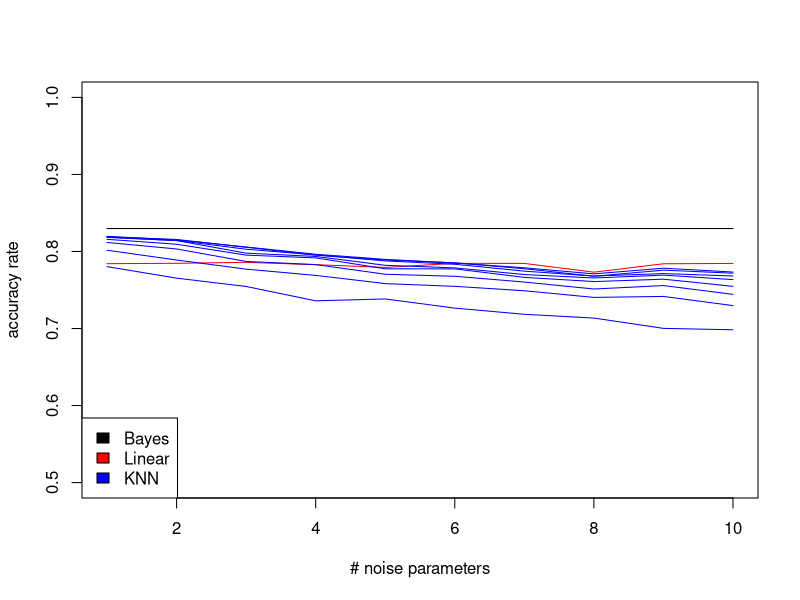
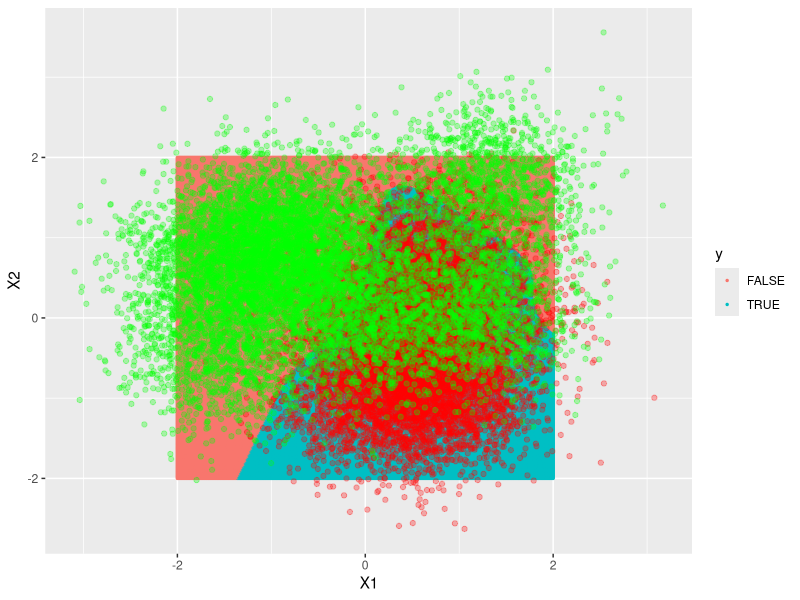
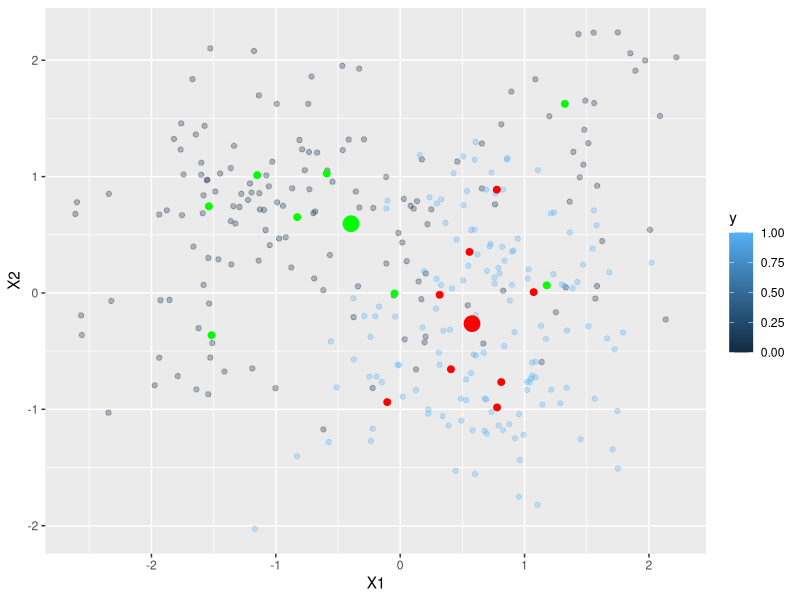
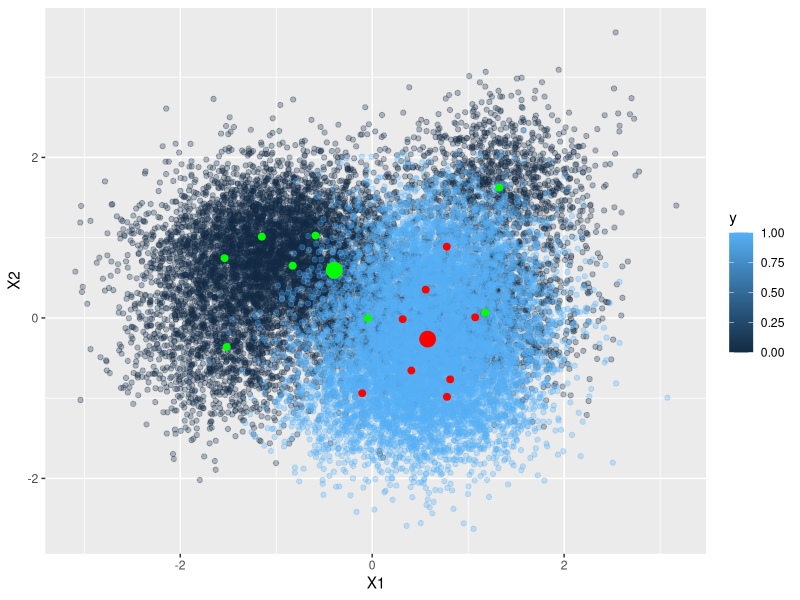

These figures' R source, in order:
suppressMessages(library(dplyr))
suppressMessages(library(ggplot2))
suppressMessages(library(mvtnorm))
suppressMessages(library(class))
suppressMessages(library(rlist))

PI = .5
K = 8
W = rep(1/8, K)
SIGMA = .5 * diag(2)

N_TRAIN = 300
N_TEST = 20000

# Part A ------------------------------------------------------------------

# generate mu
# get with key j + 1; then get row k by slicing
set.seed(11)
MU = list(
  rmvnorm(8, c(0, 1), diag(2)),
  rmvnorm(8, c(1, 0), diag(2))
)


# PART B ------------------------------------------------------------------
generate_mixed_normals <- function(n, centroids=MU, omega=W, sigma2=SIGMA^2, pi=PI, seed=25){
  #' Generates the density in 1a, pursuant to problem instructions
  #' @param n: int, size of generated dataset
  #' @param centroids: list[matrix[K, 2], matrix[K, 2]]. A list of the centroids
  #' @param omega: numeric[K] mixing weights
  #' @param sigma2: matrix[2, 2], var-cov matrix for MVN
  #' @param pi: numeric, class priors
  #' @param seed: integer, seed for reproducability
  #' @return : list[matrix[n, 2], numeric[n]], a list of x, y values
  
  set.seed(seed)
  pos_class = rbinom(n, 1, pi)
  
  # sample from omega, THEN sample from MVN
  # generate from positive class
  set.seed(220)
  pos_x = lapply(sample(1:length(omega), sum(pos_class), prob=omega, replace=T), 
                 function(k) rmvnorm(1, centroids[[2]][k, ], sigma2)) %>%
    do.call("rbind", .)
  # generate from negative class
  neg_x = lapply(sample(1:length(omega), length(pos_class) - sum(pos_class), prob=omega, replace=T), 
                 function(k) rmvnorm(1, centroids[[1]][k, ], sigma2)) %>%
    do.call("rbind", .)
  
  list(
    x=rbind(neg_x, pos_x), 
    y=c(rep(0, nrow(neg_x)), rep(1, nrow(pos_x)))
  )
}

get_mixed_class_density <- function(x, mu, sigma=SIGMA^2, omega=W){
  #' Gets the mixture/mixed density for a single class, i.e. j=0 OR j=1
  #' @param x: matrix[n, 2], a matrix of x-values to take the density of
  #' @param sigma: matrix[2, 2], variance-covariance matrix of distribution
  #' @param omega: numeric[K], mixing weights
  #' @return : numeric[n], conditional mixed densities for the class
  
  lapply(1:nrow(mu), 
                   function(k) dmvnorm(x, 
                                       mu[k, ], 
                                       sigma) * omega[k]
  ) %>%
    base::Reduce("+", .)
}

# PART D ------------------------------------------------------------------
compute_bayes_classifier <- function(x, centroids, sigma=SIGMA^2, omega=W, pi=PI, decision_boundary=.5, response){
  #' Computes the bayes classifier at a particular x
  #' @param x: matrix[n, 2], a matrix of x-values to evaluate
  #' @param centroids: list[matrix[K, 2], matrix[K, 2]]. A list of the centroids
  #' @param omega: numeric[K] mixing weights
  #' @param sigma: matrix[2, 2], var-cov matrix for MVN
  #' @param pi: numeric, class priors
  #' @param decision_boundary: numeric, cutoff for 1/0 classification
  #' @return : numeric[nrow(x)], the Bayes classifications of each entry in x

  dens_pos = get_mixed_class_density(x, mu=centroids[[2]], sigma, omega)
  dens_neg = get_mixed_class_density(x, mu=centroids[[1]], sigma, omega)
  
  # doing it in full in case pi ever changes
  if (response == 'prob'){
    return(
      (dens_pos*pi)/(dens_pos*pi + dens_neg*(1-pi))
      )
  }else{
    return(
      (dens_pos*pi)/(dens_pos*pi + dens_neg*(1-pi)) >= decision_boundary
    )
  }
}

# PART E ------------------------------------------------------------------
# linear classifier
fit_linear_classifier <- function(x, y){
  #' Fits the linear classifier
  #' @param x: matrix[n, 2], a matrix of features
  #' @param y: numeric[n], a vector of binary y-values
  #' @return : stats::lm(), a linear model
  # R really wants it to be a df I guess
  df = data.frame(x)
  df$y = y
  lm(y ~ ., df)
}

# linear model prediction
predict_linear_classifier <- function(mod, x, decision_boundary=.5){
  #' Predicts for a fitted linear classifier
  #' @param mod: stats::lm(), a fitted linear model
  #' @param x: matrix[n, 2], a matrix of x-values to predict
  #' @param decision_boundary: numeric, the 1/0 decision cutoff
  #' @return : numeric, predicted y classes

  yhat = predict(mod, newdata=data.frame(x))
  as.numeric(yhat >= decision_boundary)
}

# evaluation function
train_test_model_suite <- function(the_data, 
                                   kvec=seq(1, 15, 2), 
                                   params=list(
                                     centroids=MU,
                                     omega=W,
                                     pi=PI,
                                     sigma=SIGMA^2
                                   )){
  # Bayes classifier
  bayes_test_class = compute_bayes_classifier(the_data$xtest[, c(1,2)], centroids=params$centroids, sigma=params$sigma, omega=params$omega, pi=params$pi,
                                              response='class')
  bayes_test_acc = mean(bayes_test_class == the_data$ytest)
  
  # Linear classifier
  clf_linear = fit_linear_classifier(the_data$xtrain, the_data$ytrain)
  yhat_linear = predict_linear_classifier(clf_linear, the_data$xtest)
  linear_test_acc = mean(yhat_linear == the_data$ytest)
  
  acc_list = c(bayes_test_acc, linear_test_acc)
  
  # KNN classifiers
  for (k in kvec) {
    yhat_KNN = knn(train=the_data$xtrain, test=the_data$xtest, cl=as.factor(the_data$ytrain), k=k, l=0, prob=FALSE, use.all=TRUE)
    KNN_test_acc = mean(yhat_KNN == the_data$ytest)
    acc_list = c(acc_list, KNN_test_acc)
  }
  
  return(acc_list)
}

# PART F ------------------------------------------------------------------
# noisy wrapper around test suite
noisy_evaluation <- function(kvec, the_data, noise, sigma.noise) {
  # Add noise columns
  xtrain.noise <- replicate(noise, rnorm(nrow(the_data$xtrain), mean=0, sd=sigma.noise))
  xtest.noise <- replicate(noise, rnorm(nrow(the_data$xtest), mean=0, sd=sigma.noise))
  the_data$xtrain <- cbind(the_data$xtrain, xtrain.noise)
  the_data$xtest <- cbind(the_data$xtest, xtest.noise)
  train_test_model_suite(the_data, kvec)
}

# main portion ------------------------------------------------------------

# PART C ------------------------------------------------------------------
trainset = generate_mixed_normals(n=N_TRAIN)
xtrain = trainset$x; ytrain = trainset$y
testset = generate_mixed_normals(n=N_TEST)
xtest = testset$x; ytest = testset$y

the_data = list(
  xtrain=xtrain,
  ytrain=ytrain,
  xtest=xtest,
  ytest=ytest
)

mm = data.frame(the_data$xtest)
mm$yhat = compute_bayes_classifier(mm, centroids=MU, sigma=SIGMA^2, omega=W, pi=PI, response='class')
mm$y = the_data$ytest

# PART E ------------------------------------------------------------------
kvec = seq(1, 15, 2)
train_test_model_suite(the_data, kvec)

# PART F ------------------------------------------------------------------
# adding noise parameters
sigma.noise = 1
noise.cols = 1:10

noisy.result <- sapply(noise.cols, function(n_cols) {
  return(noisy_evaluation(kvec, the_data, n_cols, sigma.noise))
})

# Plot the effects of adding the noise parameters on the accuracy
res <- matrix(noisy.result, nrow=10)
plot(t(res)[,1], type="l", xlab="# noise parameters", ylab="accuracy rate", ylim=c(0.5, 1.0))
lines(t(res)[,2], col="red")
for (i in 3:10) {
  lines(t(res)[,i], col="blue")
}
legend("bottomleft", 
       legend=c("Bayes", "Linear", "KNN"), 
       fill=c("black", "red", "blue"))

# Some basic plots/visualization ------------------------------------------

x_grid = expand.grid(seq(-2, 2, .01), seq(-2, 2, .01))
bayes_x_grid = compute_bayes_classifier(x_grid, centroids=MU, sigma=SIGMA^2, omega=W, pi=PI, response='class')
x_grid = data.frame(x_grid) %>%
  `colnames<-`(c("X1", "X2"))
x_grid$y = bayes_x_grid

ggplot(x_grid, aes(x=X1, y=X2, color=y), alpha=.01) + 
  geom_point(size=.5) +
  geom_point(data = data.frame(cbind(the_data$xtest, the_data$ytest)) %>% 
               `colnames<-`(c("X1", "X2", "y")) %>% 
               filter(y==1), 
             mapping=aes(x=X1, y=X2), alpha=.3, color = 'red')+
  geom_point(data = data.frame(cbind(the_data$xtest, the_data$ytest)) %>% 
               `colnames<-`(c("X1", "X2", "y")) %>% 
               filter(y==0), 
             mapping=aes(x=X1, y=X2), alpha=.3, color = 'green')
  

# the training data
ggplot() +
  geom_point(data = data.frame(cbind(the_data$xtrain, the_data$ytrain)) %>% `colnames<-`(c("X1", "X2", "y")), 
             mapping=aes(x=X1, y=X2, color=y), alpha=.3)+
  geom_point(data = data.frame(MU[[1]]) %>% summarise_all(., mean), mapping=aes(x=X1, y=X2), size= 5, color = 'green') +
  geom_point(data = data.frame(MU[[2]]) %>% summarise_all(., mean), mapping=aes(x=X1, y=X2), size= 5, color = 'red') +
  geom_point(data = data.frame(MU[[1]]), mapping=aes(x=X1, y=X2), size= 2, color = 'green') +
  geom_point(data = data.frame(MU[[2]]), mapping=aes(x=X1, y=X2), size= 2, color = 'red')


# the test data
ggplot() +
  geom_point(data = data.frame(cbind(the_data$xtest, the_data$ytest)) %>% `colnames<-`(c("X1", "X2", "y")), 
             mapping=aes(x=X1, y=X2, color=y), alpha=.3)+
  geom_point(data = data.frame(MU[[1]]) %>% summarise_all(., mean), mapping=aes(x=X1, y=X2), size= 5, color = 'green') +
  geom_point(data = data.frame(MU[[2]]) %>% summarise_all(., mean), mapping=aes(x=X1, y=X2), size= 5, color = 'red') +
  geom_point(data = data.frame(MU[[1]]), mapping=aes(x=X1, y=X2), size= 2, color = 'green') +
  geom_point(data = data.frame(MU[[2]]), mapping=aes(x=X1, y=X2), size= 2, color = 'red')
